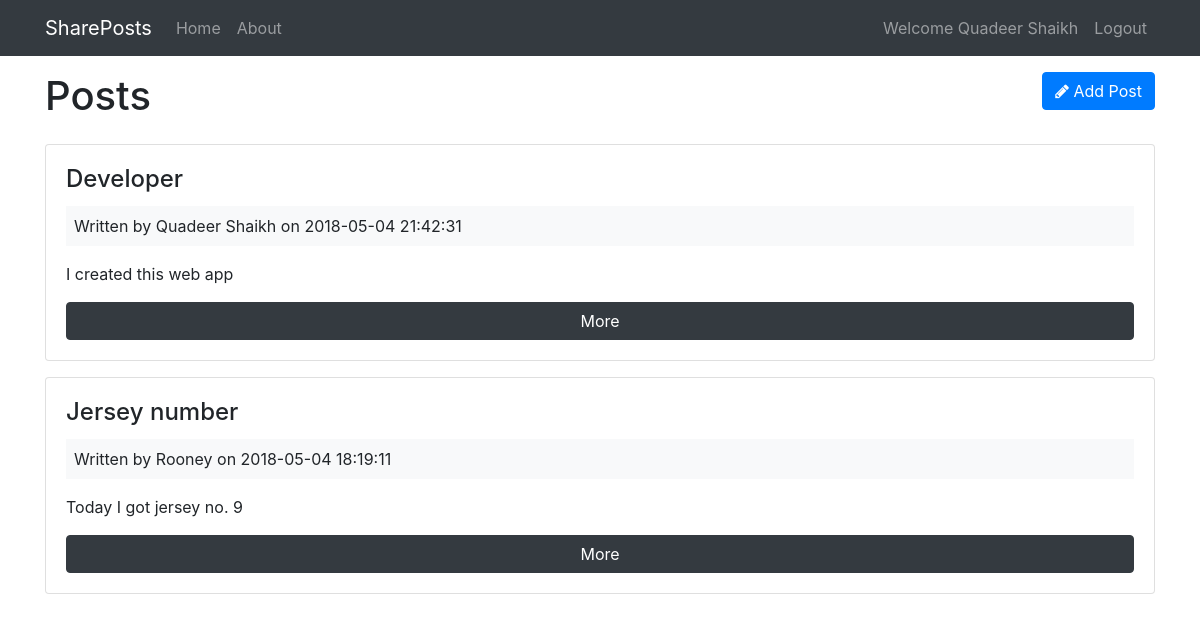
Screenshot of /shareposts/posts (signed in) with the database file from the repository.
### tables this page shows
CREATE TABLE `posts` (
  `id` int(11) NOT NULL,
  `user_id` int(11) NOT NULL,
  `title` varchar(255) NOT NULL,
  `body` text NOT NULL,
  `created_at` datetime NOT NULL DEFAULT CURRENT_TIMESTAMP
);

CREATE TABLE `users` (
  `id` int(11) NOT NULL,
  `name` varchar(255) NOT NULL,
  `email` varchar(255) NOT NULL,
  `password` varchar(255) NOT NULL,
  `created_at` datetime NOT NULL DEFAULT CURRENT_TIMESTAMP
);

### shareposts/app/controllers/Posts.php (called while the page is built, shortened)
<?php
  class Posts extends Controller {
    public function __construct(){
      $this->postModel = $this->model('Post');
    }
    public function index(){
      $posts = $this->postModel->getPosts();
      $data = [
        'posts' => $posts
      ];
      $this->view('posts/index', $data);
    }
  }

### shareposts/app/libraries/Core.php (called while the page is built, shortened)
<?php
  class Core {
    protected $currentMethod = 'index';
    public function __construct(){
      $url = $this->getUrl();
      if(file_exists('../app/controllers/' . ucwords($url[0]). '.php')){
        unset($url[0]);
      }
      $this->currentController = new $this->currentController;
      $this->params = $url ? array_values($url) : [];
      call_user_func_array([$this->currentController, $this->currentMethod], $this->params);
    }
    public function getUrl(){
      if(isset($_GET['url'])){
        $url = rtrim($_GET['url'], '/');
        $url = filter_var($url, FILTER_SANITIZE_URL);
        $url = explode('/', $url);
        return $url;
      }
    }
  }

### shareposts/public/index.php (called while the page is built, shortened)
<?php
  $init = new Core;

### shareposts/app/libraries/Database.php (called while the page is built, shortened)
<?php
  class Database {
    private $host = DB_HOST;
    private $user = DB_USER;
    private $pass = DB_PASS;
    private $dbname = DB_NAME;
    private $dbh;
    private $stmt;
    public function __construct(){
      $dsn = 'mysql:host=' . $this->host . ';dbname=' . $this->dbname;
      $options = array(
        PDO::ATTR_PERSISTENT => true,
        PDO::ATTR_ERRMODE => PDO::ERRMODE_EXCEPTION
      );
      try{
        $this->dbh = new PDO($dsn, $this->user, $this->pass, $options);
      } catch(PDOException $e){
        $this->error = $e->getMessage();
        echo $this->error;
      }
    }
    public function query($sql){
      $this->stmt = $this->dbh->prepare($sql);
    }
    public function execute(){
      return $this->stmt->execute();
    }
    public function resultSet(){
      $this->execute();
      return $this->stmt->fetchAll(PDO::FETCH_OBJ);
    }
  }

### shareposts/app/models/Post.php (called while the page is built, shortened)
<?php
  class Post {
    private $db;
    public function __construct(){
      $this->db = new Database;
    }
    public function getPosts(){
      $this->db->query('SELECT *,
                        posts.id as postId,
                        users.id as userId,
                        posts.created_at as postCreated,
                        users.created_at as userCreated
                        FROM posts
                        INNER JOIN users
                        ON posts.user_id = users.id
                        ORDER BY posts.created_at DESC
                        ');
      $results = $this->db->resultSet();
      return $results;
    }
  }

### shareposts/app/views/posts/index.php (the view, shortened to what this page needs)
<?php require APPROOT . '/views/inc/header.php'; ?>
<div class="row">
	<div class="col-md-6 mb-3">
		<h1>Posts</h1>
	</div>
	<div class="col-md-6">
		<a href="<?php echo URLROOT; ?>/posts/add" class="btn btn-primary pull-right mb-1">
			<i class="fa fa-pencil"></i> Add Post
		</a>
	</div>
</div>
<?php foreach ($data['posts'] as $post): ?>
	<div class="card card-body mb-3">
		<h4 class="card-title"><?php echo $post->title; ?></h4>
		<div class="bg-light p-2 mb-3">
			Written by <?php echo $post->name; ?> on <?php echo $post->postCreated; ?>
		</div>
		<p class="card-text"><?php echo $post->body; ?></p>
		<a href="<?php echo URLROOT; ?>/posts/show/<?php echo $post->postId; ?>" class="btn btn-dark">More</a>
	</div>
<?php endforeach ?>
<?php require APPROOT . '/views/inc/footer.php'; ?>

### rows the page displays
posts: title "Developer", user.name "Quadeer Shaikh", created_at "2018-05-04 21:42:31", body "I created this web app"
posts: title "Jersey number", user.name "Rooney", created_at "2018-05-04 18:19:11", body "Today I got jersey no. 9"

### other values shown
SITENAME "SharePosts"
$_SESSION['user_name'] "Quadeer Shaikh"
